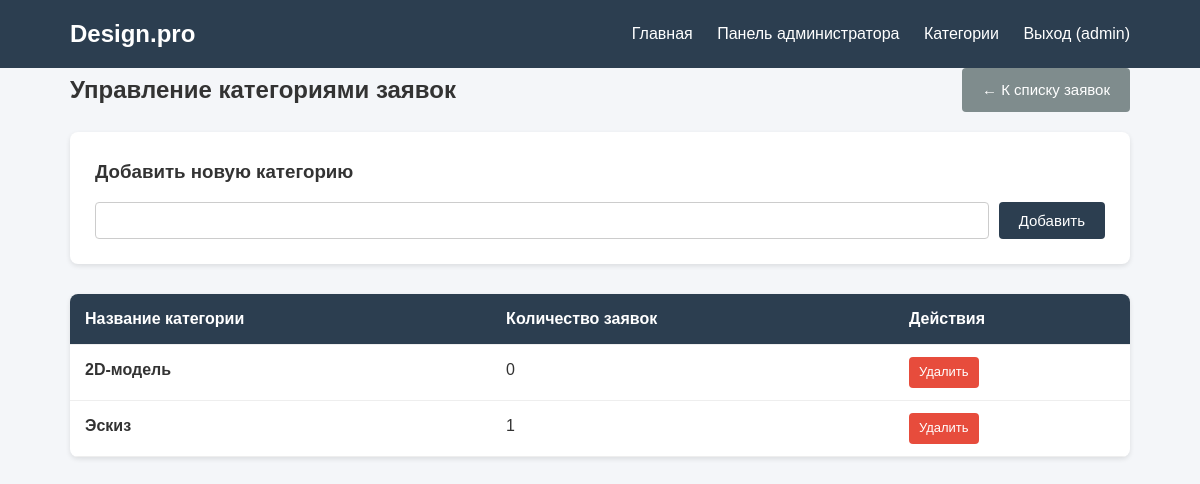
Before: /panel/categories/ (signed in) with the older database file.
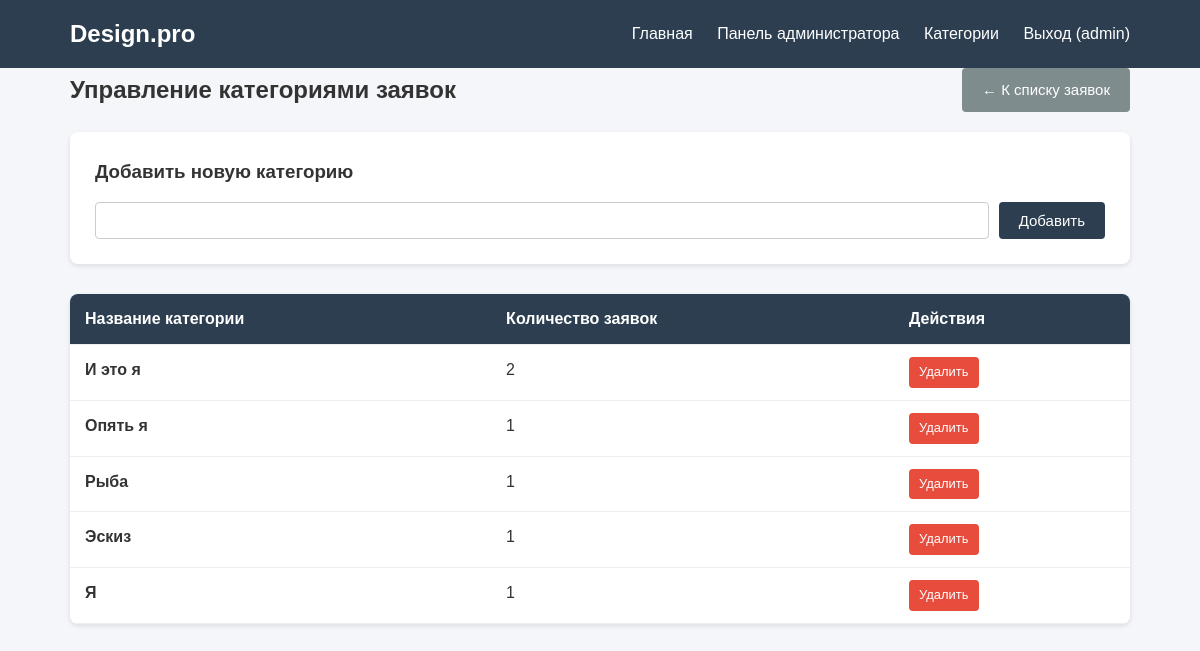
After: the same page with the newer database file.
### main/models.py (models this page shows, shortened)
class Category(models.Model):
    name = models.CharField(max_length=100, unique=True, verbose_name='Название категории')
    class Meta:
        verbose_name = 'Категория'
        verbose_name_plural = 'Категории'

### main/views.py (the view)
# urls.py: path('panel/categories/', views.manage_categories, name='manage_categories'),
@staff_member_required(login_url='login')
def manage_categories(request):
    categories = Category.objects.all().order_by('name')
    if request.method == 'POST':
        form = CategoryForm(request.POST)
        if form.is_valid():
            form.save()
            return redirect('manage_categories')
    else:
        form = CategoryForm()
    return render(request, 'main/manage_categories.html', {
        'categories': categories,
        'form': form,
    })

### main/forms.py
class CategoryForm(forms.ModelForm):
    class Meta:
        model = Category
        fields = ['name']
        labels = {
            'name': 'Название категории',
        }
        error_messages = {
            'name': {
                'required': 'Введите название категории.',
                'unique': 'Категория с таким названием уже существует.',
            }
        }

### main/templates/main/manage_categories.html (shortened to what this page needs)
{% extends 'main/base.html' %}
{% block content %}
    <div style="display: flex; justify-content: space-between; align-items: center; margin-bottom: 20px;">
        <h2>Управление категориями заявок</h2>
        <a href="{% url 'admin_dashboard' %}" class="btn" style="background-color: #7f8c8d;">← К списку заявок</a>
    </div>
    <div class="form-box" style="margin: 0 0 30px 0; max-width: 100%;">
        <h3 style="margin-bottom: 15px;">Добавить новую категорию</h3>
        <form method="post" novalidate style="display: flex; gap: 10px; align-items: flex-start;">
            <div class="form-group {% if form.name.errors %}has-error{% endif %}" style="flex: 1; margin-bottom: 0;">
                {{ form.name }}
            </div>
            <button type="submit" class="btn">Добавить</button>
        </form>
    </div>
    {% if categories %}
        <table class="data-table">
            <thead>
                <tr>
                    <th>Название категории</th>
                    <th>Количество заявок</th>
                    <th>Действия</th>
                </tr>
            </thead>
            <tbody>
                {% for cat in categories %}
                    <tr>
                        <td><strong>{{ cat.name }}</strong></td>
                        <td>{{ cat.applications.count }}</td>
                        <td>
                            <a href="{% url 'delete_category' cat.pk %}" class="btn btn-danger" style="padding: 5px 10px; font-size: 13px;">Удалить</a>
                        </td>
                    </tr>
                {% endfor %}
            </tbody>
        </table>
    {% else %}
        <p>Категорий пока нет.</p>
    {% endif %}
{% endblock %}

Changed rows visible on the page:
removed Category: name "2D-модель", applications.count "0"
added Category: name "И это я", applications.count "2"
added Category: name "Опять я", applications.count "1"
added Category: name "Рыба", applications.count "1"
added Category: name "Я", applications.count "1"
